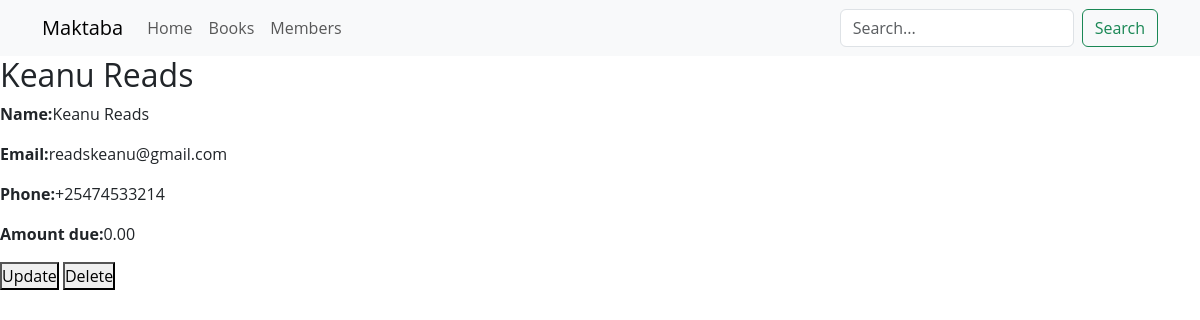
Screenshot of /member/3a14a611-0c03-4ec9-a459-b53a02ae2a62/detail with the database file from the repository.
### soma/models.py (models this page shows, shortened)
class Member(models.Model):
    member_id = models.UUIDField(primary_key=True, default=uuid.uuid4)
    name = models.CharField(max_length=200)
    email = models.EmailField()
    phone = models.CharField(max_length=80)
    cost_incurred = models.DecimalField(
            max_digits=5,
            decimal_places=2,
            default=0.00
            )
    class Meta:
        ordering = ['name']

### soma/views.py (the view)
class MemberDetailView(DetailView):
    model = Member
    template_name = 'soma/member_detail.html'

### soma/templates/soma/member_detail.html
{% extends 'soma/base.html' %}
{% block content %}
<h2>{{ member.name }}</h2>
	<div class="member-info">
		<p><strong>Name:</strong>{{ member.name }}</p>
		<p><strong>Email:</strong>{{ member.email }}</p>
		<p><strong>Phone:</strong>{{ member.phone }}</p>
		<p><strong>Amount due:</strong>{{ member.cost_incurred }}</p>
	</div>
	<div>
		<a href="{% url 'soma:member_update' member.pk %}"><button>Update</button></a>
		<a href="{% url 'soma:member_delete' member.pk %}"><button>Delete</button></a>
	</div>
{% endblock %}

### static/soma/styles.css (style rules this page uses)
* { margin: 0; padding: 0; box-sizing: border-box; }
body { font-family: 'Open Sans', sans-serif; }

### rows the page displays
Member: name "Keanu Reads", email "readskeanu@gmail.com", phone "+25474533214", cost_incurred "0.00"
